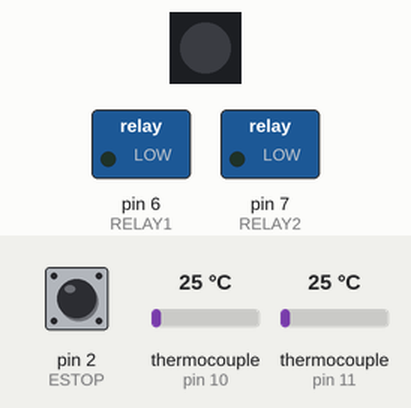
The sketch below on a simulated Arduino Uno, built with avr-gcc and run on an emulated ATmega328P. On the bench: 1 RGB LEDs in strip order, left to right, switched loads named in the sketch (green lamp = pin HIGH). The inputs (shaded band) are chosen by the test bench; at power-on: pin 2 (ESTOP) LOW, thermocouple (sensors on pin 10, pin 11) 25 °C. What the sketch prints to the serial monitor is not drawn.

Above: at 3.2 s.
3.3 s: pin 2 (ESTOP) pulled HIGH for 0.15 s
At 3.37 s:
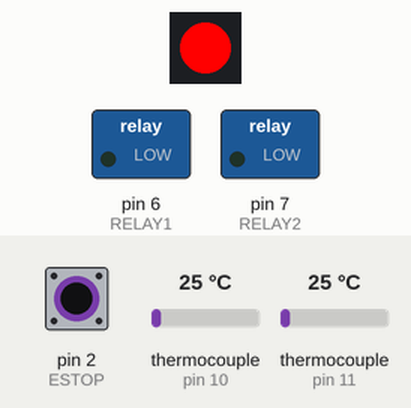
6.4 s: pin 2 (ESTOP) pulled HIGH for 1 s
At 8.3 s:
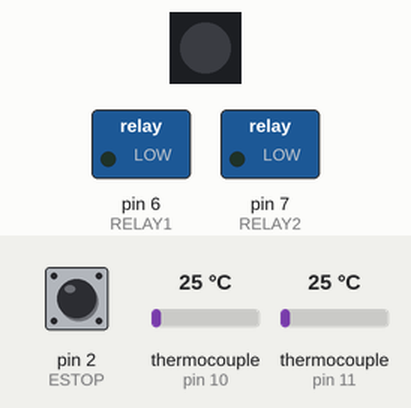
11.9 s: pin 2 (ESTOP) pulled HIGH for 3.2 s
At 13.3 s:
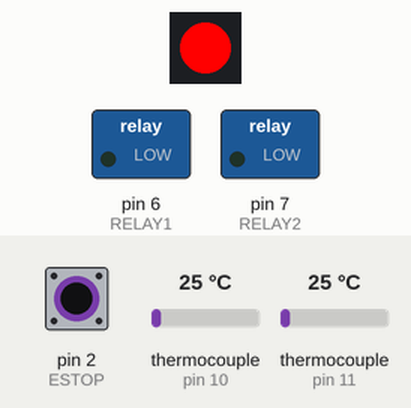
Timing chart, 0 to 16.6 s (numbered marks = the images above; inputs shaded):
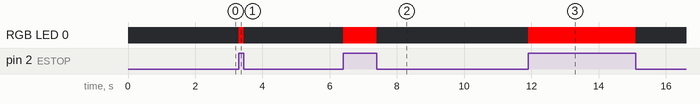

The sketch:

RLHT_R2.ino
```cpp
#include <Wire.h>
#include "max6675.h"
#include <FastLED.h>
#include <PID_v1.h>

#define I2C_ADR 10

#define ESTOP   2
#define LED_PIN 5
#define TC_CS1     10
#define TC_CS2     11
#define TC_DATA    12
#define TC_CLK     13
#define RELAY1  6
#define RELAY2  7

#define THERMO_UPDATE_TIME_MS   300
#define SERIAL_UPDATE_TIME_MS   1000

long lastThermoRead = 0;
long lastSerialPrint = 0;

bool E_STOP = false;

CRGB led;
int hue = 0;

struct RLHT_t
{
  double heatSetpoint_1 = 0;   // set desired temperature for heater 1 (if using relay as heater actuator)
  double relay1Input;  // input to relay 1 taken from selected thermocouple
  double rOnTime_1;           // time relay is on in ms (0-period)
  int rPeriod_1 = 2000;          // duration of relay 1 cycle in ms (1000ms = 1s)
  double Kp_1 = 0;             // PID proportional gain for heater 1
  double Ki_1 = 0;             // PID integral gain for heater 1
  double Kd_1 = 0;             // PID derivative gain for heater 1
  double heatSetpoint_2 = 0;
  double relay2Input;
  double rOnTime_2;
  int rPeriod_2 = 2000;
  double Kp_2 = 0;
  double Ki_2 = 0;
  double Kd_2 = 0;
  double thermo1;   // thermocouple 1 measurement
  double thermo2;
  char thermoSelect[2];   // select which thermocouples pair with relays {relay1, relay2}
} RLHT, RLHT_old;

union FLOATUNION_t //Define a float that can be broken up and sent via I2C
{
  float number;
  uint8_t bytes[4];
};

// initialize the Thermocouples
MAX6675 CH1(TC_CLK, TC_CS1, TC_DATA);
MAX6675 CH2(TC_CLK, TC_CS2, TC_DATA);

//Specify the links and initial tuning parameters
PID relay1PID(&(RLHT.relay1Input), &(RLHT.rOnTime_1), &(RLHT.heatSetpoint_1), RLHT.Kp_1, RLHT.Ki_1, RLHT.Kd_1, DIRECT);
PID relay2PID(&(RLHT.relay2Input), &(RLHT.rOnTime_2), &(RLHT.heatSetpoint_2), RLHT.Kp_2, RLHT.Ki_2, RLHT.Kd_2, DIRECT);

unsigned long relay1StartTime;
unsigned long relay2StartTime;

void estop()
{
  if(digitalRead(ESTOP) == HIGH)    // when set to HIGH state
  {
    led = CRGB::Red;
    FastLED.show();

    // save states
    RLHT_old.heatSetpoint_1 = RLHT.heatSetpoint_1;
    RLHT_old.heatSetpoint_2 = RLHT.heatSetpoint_2;
    RLHT_old.rOnTime_1 = RLHT.rOnTime_1;
    RLHT_old.rOnTime_2 = RLHT.rOnTime_2;

    // set critical states to zero and turn off relays
    RLHT.heatSetpoint_1 = 0;
    RLHT.heatSetpoint_2 = 0;
    RLHT.rOnTime_1 = 0;
    RLHT.rOnTime_2 = 0;

    digitalWrite(RELAY1, LOW);
    digitalWrite(RELAY2, LOW);

    E_STOP = true;
    Serial.println("ESTOP PRESSED!");
  }
  else    // when ESTOP state is LOW
  {
    led = CRGB::Black;
    FastLED.show();

    // reassign old states
    RLHT_old.heatSetpoint_1 = RLHT_old.heatSetpoint_1;
    RLHT_old.heatSetpoint_2 = RLHT_old.heatSetpoint_2;
    RLHT_old.rOnTime_1 = RLHT_old.rOnTime_1;
    RLHT_old.rOnTime_2 = RLHT_old.rOnTime_2;

    E_STOP = false;

    Serial.println("ESTOP RELEASED!");
  }
}

void setup() {
  // put your setup code here, to run once:
  Serial.begin(9600);
  FastLED.addLeds<NEOPIXEL, LED_PIN>(&led, 1);

  pinMode(ESTOP, INPUT);
  attachInterrupt(digitalPinToInterrupt(ESTOP), estop, CHANGE);

  pinMode(RELAY1, OUTPUT);
  pinMode(RELAY2, OUTPUT);

  Wire.begin(I2C_ADR);
  Wire.onRequest(requestEvent);
  Wire.onReceive(receiveEvent);

  //tell the PID to range between 0 and the full window size
  relay1PID.SetOutputLimits(0, RLHT.rPeriod_1);
  relay2PID.SetOutputLimits(0, RLHT.rPeriod_2);

  //turn the PID on
  relay1PID.SetMode(AUTOMATIC);
  relay2PID.SetMode(AUTOMATIC);

  relay1StartTime = millis();
  relay2StartTime = millis();

  delay(2000);
}

void loop() {
  // put your main code here, to run repeatedly:

  measureThermocouples();
  if(!E_STOP)
  {
    setPIDTunings();
    // assign thermocouple readings to relay inputs
    switch(RLHT.thermoSelect[0]){
      case 1:   // thermocouple 1 to relay 1
        RLHT.relay1Input = RLHT.thermo1;
        break;
      case 2:   // thermocouple 2 to relay 1
        RLHT.relay1Input = RLHT.thermo2;
        break;
    }
    if(isnan(RLHT.relay1Input))
      RLHT.rOnTime_1 = 0;
    else
      relay1PID.Compute();

    switch(RLHT.thermoSelect[1]){
      case 1:   // thermocouple 1 to relay 2
        RLHT.relay2Input = RLHT.thermo1;
        break;
      case 2:   // thermocouple 2 to relay 2
        RLHT.relay2Input = RLHT.thermo2;
        break;
    }
    if(isnan(RLHT.relay2Input))
      RLHT.rOnTime_2 = 0;
    else
      relay2PID.Compute();

    actuateRelays();
    printOutput();
  }
}

void setPIDTunings()
{
  relay1PID.SetTunings(RLHT.Kp_1, RLHT.Ki_1, RLHT.Kd_1);
  relay2PID.SetTunings(RLHT.Kp_2, RLHT.Ki_2, RLHT.Kd_2);
}

void printOutput()
{
  if(millis() - lastSerialPrint >= SERIAL_UPDATE_TIME_MS)
  {
    Serial.print("T1: ");
    Serial.print(RLHT.thermo1);
    Serial.print("\tT2: ");
    Serial.print(RLHT.thermo2);

    Serial.print("\tPID1: ");
    Serial.print(RLHT.Kp_1);
    Serial.print(",");
    Serial.print(RLHT.Ki_1);
    Serial.print(",");
    Serial.print(RLHT.Kd_1);

    Serial.print("\tRelay1Input: ");
    Serial.print(RLHT.relay1Input);
    Serial.print("\tSetpoint: ");
    Serial.print(RLHT.heatSetpoint_1);
    Serial.print("\tonTime2: ");
    Serial.print((int)(RLHT.rOnTime_1));

    Serial.print("\tPID2: ");
    Serial.print(RLHT.Kp_2);
    Serial.print(",");
    Serial.print(RLHT.Ki_2);
    Serial.print(",");
    Serial.print(RLHT.Kd_2);

    Serial.print("\tRelay2Input: ");
    Serial.print(RLHT.relay2Input);
    Serial.print("\tSetpoint: ");
    Serial.print(RLHT.heatSetpoint_2);
    Serial.print("\tonTime2: ");
    Serial.println((int)(RLHT.rOnTime_2));

    lastSerialPrint = millis();
  }
}

void measureThermocouples()
{
  if(millis() - lastThermoRead >= THERMO_UPDATE_TIME_MS)
  {
    RLHT.thermo1 = CH1.readCelsius();
    RLHT.thermo2 = CH2.readCelsius();
    lastThermoRead = millis();
  }
}

void actuateRelays()
{
  if(RLHT.heatSetpoint_1 == 0)
    RLHT.rOnTime_1 = 0;
  if(RLHT.heatSetpoint_2 == 0)
    RLHT.rOnTime_2 = 0;
  // Relay 1
  if (millis() - relay1StartTime > RLHT.rPeriod_1)
  { //time to shift the Relay Window
    relay1StartTime += RLHT.rPeriod_1;
  }
  if ((int)(RLHT.rOnTime_1) > millis() - relay1StartTime) digitalWrite(RELAY1, HIGH);
  else digitalWrite(RELAY1, LOW);

  // Relay 2
  if (millis() - relay2StartTime > RLHT.rPeriod_2)
  { //time to shift the Relay Window
    relay2StartTime += RLHT.rPeriod_2;
  }
  if ((int)(RLHT.rOnTime_2) > millis() - relay2StartTime) digitalWrite(RELAY2, HIGH);
  else digitalWrite(RELAY2, LOW);
}

void requestEvent()
{
  FLOATUNION_t t1;
  FLOATUNION_t t2;

  if(isnan(RLHT.thermo1))
    t1.number = 0;
  else
    t1.number = RLHT.thermo1;

  if(isnan(RLHT.thermo2))
    t2.number = 0;
  else
    t2.number = RLHT.thermo2;

  for (int i = 0; i < 4; i++) Wire.write(t1.bytes[i]);
  for (int i = 0; i < 4; i++) Wire.write(t2.bytes[i]);
}

/* Command layout
  Byte 1:     T (want temperature reading)
              H (change heater setpoint)
              P (change PID tuning)
  Byte 2:     1 (first heater/thermocouple)
              2 (second heater/thermocouple)
  Byte 3-6:   Kp or heatSetpoint
  Byte 7-10:  Ki
  Byte 11-14: Kd
*/

void receiveEvent(int howMany)
{
  byte in_char;
  char in_TC_DATA[20];

  led = CRGB::Green;
  FastLED.show();

  //Serial.println("Receiving: ");
  int i=0;
  while(Wire.available())
  {
    in_char = Wire.read();
    in_TC_DATA[i] = in_char;
    Serial.print((byte)in_TC_DATA[i]);
    Serial.print(",");
    i++;
  }
  Serial.println();

  setParametersRLHT(in_TC_DATA);

  led = CRGB::Black;
  FastLED.show();
}

/*
RLHT Command Format:
  H,1,setpoint,2,0:   temperature setpoint between relay 1 and thermo 2. Enable reverse response = 0 (false)
  P,Kp,Ki,Kd:       PID tuning
*/

void setParametersRLHT(char *in_TC_DATA)
{
  FLOATUNION_t float1;
  FLOATUNION_t float2;
  FLOATUNION_t float3;

  switch(in_TC_DATA[0])
  {
    case 'H':
      for(int i=0; i<4; i++) float1.bytes[i] = in_TC_DATA[i+2];
      if(in_TC_DATA[1] == 1){
        RLHT.heatSetpoint_1 = float1.number;
        RLHT.thermoSelect[0] = in_TC_DATA[6];
        relay1PID.SetControllerDirection(in_TC_DATA[7]);   // Direct = 0, Reverse = 1
      }
      if(in_TC_DATA[1] == 2){
        RLHT.heatSetpoint_2 = float1.number;
        RLHT.thermoSelect[1] = in_TC_DATA[6];
        relay2PID.SetControllerDirection(in_TC_DATA[7]);   // Direct = 0, Reverse = 1
      }
      break;
    case 'P':
      for(int i=0; i<4; i++)  // populate variables for PID tuning
      {
        float1.bytes[i] = in_TC_DATA[i+2];
        float2.bytes[i] = in_TC_DATA[i+6];
        float3.bytes[i] = in_TC_DATA[i+10];
      }
      if(in_TC_DATA[1] == 1)
      {
        RLHT.Kp_1 = (double)float1.number;
        RLHT.Ki_1 = (double)float2.number;
        RLHT.Kd_1 = (double)float3.number;
      }
      if(in_TC_DATA[1] == 2)
      {
        RLHT.Kp_2 = (double)float1.number;
        RLHT.Ki_2 = (double)float2.number;
        RLHT.Kd_2 = (double)float3.number;
      }
      break;
  }
}
```

Measured:
- after the input at 3.3 s, RGB LED 0: off → RGB(255, 0, 0) at once, → off 0.15 s later
- after the input at 6.4 s, RGB LED 0: off → RGB(255, 0, 0) at once, → off 1.0 s later
- after the input at 11.9 s, RGB LED 0: off → RGB(255, 0, 0) at once, → off 3.2 s later
